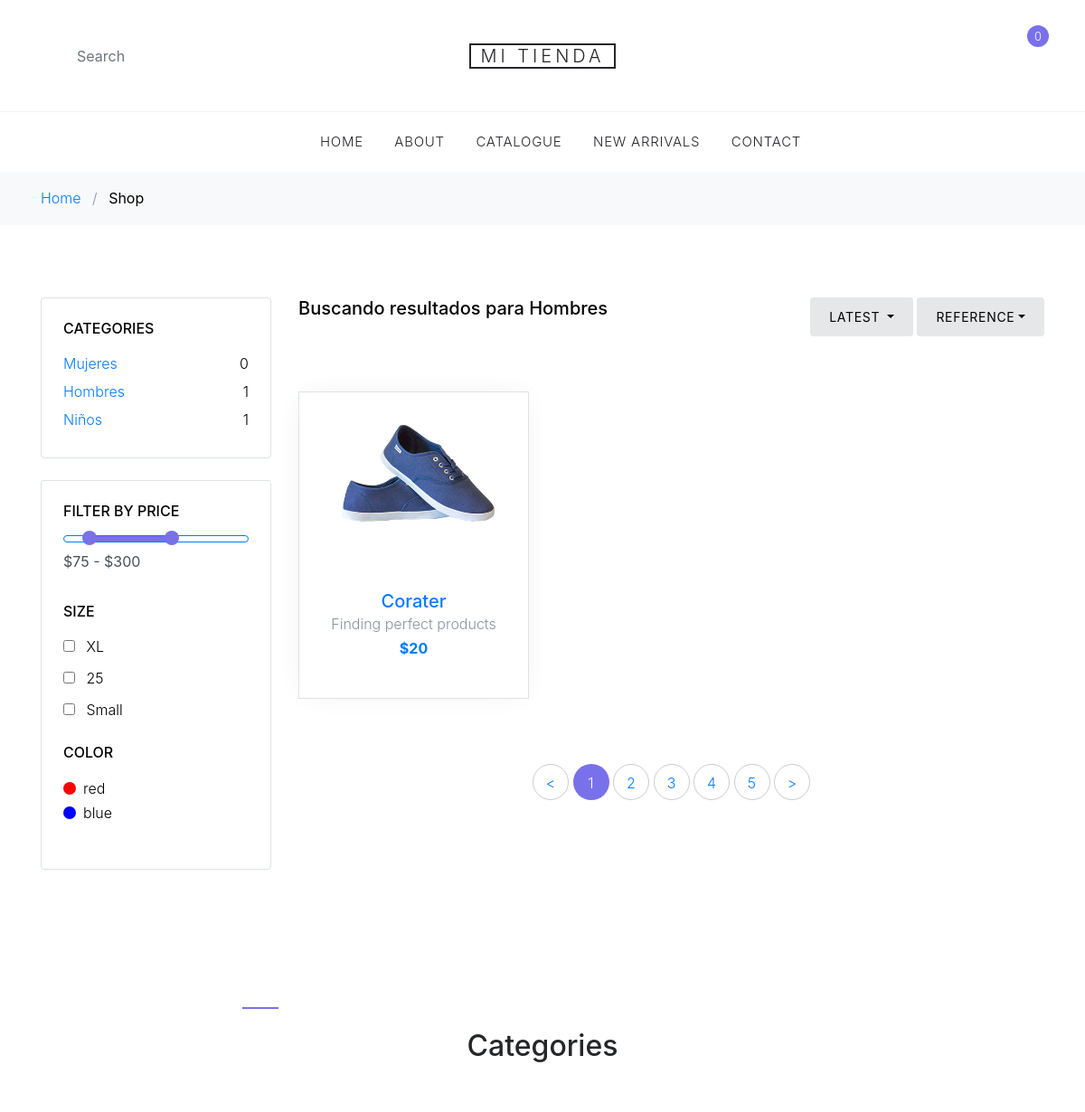
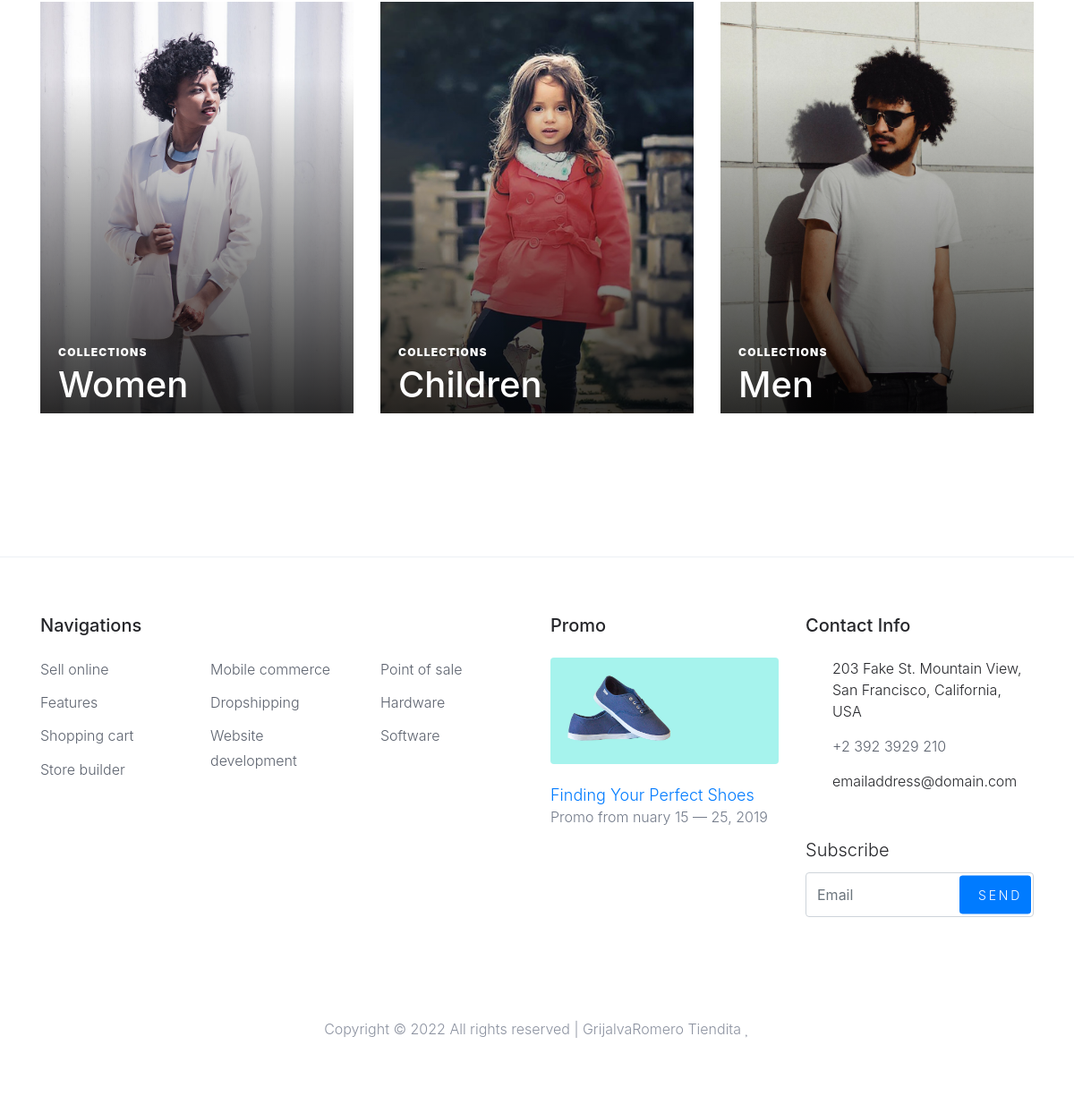
The page /busqueda.php?texto=Hombres on the database its author committed (2 pictures, top to bottom).
### tables this page shows
CREATE TABLE `productos` (
  `id` int NOT NULL,
  `nombre` varchar(300) NOT NULL,
  `descripcion` text NOT NULL,
  `precio` double NOT NULL,
  `imagen` varchar(200) NOT NULL,
  `inventario` int NOT NULL,
  `id_categoria` int NOT NULL,
  `talla` varchar(100) NOT NULL,
  `color` varchar(100) NOT NULL
);

CREATE TABLE `categorias` (
  `id` int NOT NULL,
  `nombre` varchar(100) NOT NULL,
  `descripcion` varchar(400) NOT NULL,
  `imagen` varchar(400) NOT NULL
);

CREATE TABLE `colores` (
  `id` int NOT NULL,
  `color` varchar(50) NOT NULL,
  `codigo` varchar(50) NOT NULL
);

### busqueda.php (the view, shortened to what this page needs)
<!DOCTYPE html>
<html lang="en">
  <head>
    <link rel="stylesheet" href="fonts/icomoon/style.css">
    <link rel="stylesheet" href="css/bootstrap.min.css">
    <link rel="stylesheet" href="css/magnific-popup.css">
    <link rel="stylesheet" href="css/jquery-ui.css">
    <link rel="stylesheet" href="css/owl.carousel.min.css">
    <link rel="stylesheet" href="css/owl.theme.default.min.css">
    <link rel="stylesheet" href="css/aos.css">
    <link rel="stylesheet" href="css/style.css">
  </head>
  <body>
  <div class="site-wrap">
    <?php include("./layouts/header.php"); ?>
    <div class="site-section">
      <div class="container">
        <div class="row mb-5">
          <div class="col-md-9 order-2">
            <div class="row">
              <div class="col-md-12 mb-5">
                <div class="float-md-left mb-4"><h2 class="text-black h5">Buscando resultados para <?php echo $_GET['texto']; ?> </h2></div>
                <div class="d-flex">
                  <div class="dropdown mr-1 ml-md-auto">
                    <button type="button" class="btn btn-secondary btn-sm dropdown-toggle" id="dropdownMenuOffset" data-toggle="dropdown" aria-haspopup="true" aria-expanded="false">
                      Latest
                    </button>
                  </div>
                  <div class="btn-group">
                    <button type="button" class="btn btn-secondary btn-sm dropdown-toggle" id="dropdownMenuReference" data-toggle="dropdown">Reference</button>
                  </div>
                </div>
              </div>
            </div>
            <div class="row mb-5">
              <?php
                include('./php/conexion.php');
                $resultado = $conexion->query("select productos.*, categorias.nombre as categoria from productos
                inner join categorias on productos.id_categoria = categorias.id where
                productos.nombre like '%".$_GET['texto']."%' or
                productos.descripcion like '%".$_GET['texto']."%' or
                productos.talla like '%".$_GET['texto']."%' or
                categorias.nombre like '%".$_GET['texto']."%' or
                productos.color like '%".$_GET['texto']."%'
                order by id DESC limit 10")or die($conexion-> error);
                if(mysqli_num_rows($resultado) > 0){
                while ($fila = mysqli_fetch_array($resultado)){
              ?>
              <div class="col-sm-6 col-lg-4 mb-4" data-aos="fade-up">
                <div class="block-4 text-center border">
                  <figure class="block-4-image">
                    <a href="shop-single.php?id=<?php echo $fila['id'];?>">
                    <img src="images/<?php echo $fila['imagen'];?>" alt="<?php echo $fila['nombre'];?>" class="img-fluid"></a>
                  </figure>
                  <div class="block-4-text p-4">
                    <h3><a href="shop-single.php?id=<?php echo $fila['id'];?>"><?php echo $fila['nombre'];?></a></h3>
                    <p class="mb-0"><?php echo $fila['descripcion'];?></p>
                    <p class="text-primary font-weight-bold">$<?php echo $fila['precio'];?></p>
                  </div>
                </div>
              </div>
            <?php } }else{
                echo '<h2>Sin resultados</h2>';
            }?>
            </div>
            <div class="row" data-aos="fade-up">
              <div class="col-md-12 text-center">
                <div class="site-block-27">
                  <ul>
                    <li><a href="#">&lt;</a></li>
                    <li class="active"><span>1</span></li>
                    <li><a href="#">2</a></li>
                    <li><a href="#">3</a></li>
                    <li><a href="#">4</a></li>
                    <li><a href="#">5</a></li>
                    <li><a href="#">&gt;</a></li>
                  </ul>
                </div>
              </div>
            </div>
          </div>
          <div class="col-md-3 order-1 mb-5 mb-md-0">
          <div class="border p-4 rounded mb-4">
              <h3 class="mb-3 h6 text-uppercase text-black d-block">Categories</h3>
              <ul class="list-unstyled mb-0">
              <?php
                $re = $conexion->query("select * from categorias");
                while($f= mysqli_fetch_array($re)){
              ?>
                <li class="mb-1">
                <a href="./busqueda.php?texto=<?php echo $f['nombre'];?>" class="d-flex">
                    <span><?php echo $f['nombre'];?></span>
                    <span class="text-black ml-auto">
                    <?php
                      $re2 = $conexion->query("select count(*) from productos where id_categoria = ".$f['id']);
                      $fila = mysqli_fetch_row($re2);
                      echo $fila[0];
                    ?>
                    </span>
                  </a></li>
              <?php }?>
              </ul>
            </div>
            <div class="border p-4 rounded mb-4">
              <div class="mb-4">
                <h3 class="mb-3 h6 text-uppercase text-black d-block">Filter by Price</h3>
                <div id="slider-range" class="border-primary"></div>
                <input type="text" name="text" id="amount" class="form-control border-0 pl-0 bg-white" disabled="" />
              </div>
              <div class="mb-4">
                <h3 class="mb-3 h6 text-uppercase text-black d-block">Size</h3>
                <label for="s_sm" class="d-flex">
                <a href="./busqueda.php?texto=XL">
                  <input type="checkbox" id="s_sm" class="mr-2 mt-1"> <span class="text-black">XL</span>
                </a>
                </label>
                <label for="s_md" class="d-flex">
                <a href="./busqueda.php?texto=25">
                  <input type="checkbox" id="s_sm" class="mr-2 mt-1"> <span class="text-black">25</span>
                </a>
                </label>
                <label for="s_lg" class="d-flex">
                <a href="./busqueda.php?texto=Small">
                  <input type="checkbox" id="s_sm" class="mr-2 mt-1"> <span class="text-black">Small</span>
                </a>
                </label>
              </div>
              <div class="mb-4">
                <h3 class="mb-3 h6 text-uppercase text-black d-block">Color</h3>
                <?php
                  $re = $conexion->query("SELECT * from colores");
                  while($f=mysqli_fetch_array($re)){
                ?>
                  <a href="./busqueda.php?texto=<?php echo $f['color']; ?>" class="d-flex color-item align-items-center" >
                  <span style="background-color:<?php echo $f['codigo']; ?>" class="color d-inline-block rounded-circle mr-2"></span> <span class="text-black"><?php echo $f['color']; ?></span>
                </a>
                  <?php } ?>
              </div>
            </div>
          </div>
        </div>
        <div class="row">
          <div class="col-md-12">
            <div class="site-section site-blocks-2">
                <div class="row justify-content-center text-center mb-5">
                  <div class="col-md-7 site-section-heading pt-4">
                    <h2>Categories</h2>
                  </div>
                </div>
                <div class="row">
                  <div class="col-sm-6 col-md-6 col-lg-4 mb-4 mb-lg-0" data-aos="fade" data-aos-delay="">
                    <a class="block-2-item" href="#">
                      <figure class="image">
                        <img src="images/women.jpg" alt="" class="img-fluid">
                      </figure>
                      <div class="text">
                        <span class="text-uppercase">Collections</span>
                        <h3>Women</h3>
                      </div>
                    </a>
                  </div>
                  <div class="col-sm-6 col-md-6 col-lg-4 mb-5 mb-lg-0" data-aos="fade" data-aos-delay="100">
                    <a class="block-2-item" href="#">
                      <figure class="image">
                        <img src="images/children.jpg" alt="" class="img-fluid">
                      </figure>
                      <div class="text">
                        <span class="text-uppercase">Collections</span>
                        <h3>Children</h3>
                      </div>
                    </a>
                  </div>
                  <div class="col-sm-6 col-md-6 col-lg-4 mb-5 mb-lg-0" data-aos="fade" data-aos-delay="200">
                    <a class="block-2-item" href="#">
                      <figure class="image">
                        <img src="images/men.jpg" alt="" class="img-fluid">
                      </figure>
                      <div class="text">
                        <span class="text-uppercase">Collections</span>
                        <h3>Men</h3>
                      </div>
                    </a>
                  </div>
                </div>
            </div>
          </div>
        </div>
      </div>
    </div>
    <?php include("./layouts/footer.php"); ?>
  </div>
  </body>
</html>

### css/style.css (style rules this page uses)
body { line-height: 1.7; color: #8c92a0; font-weight: 300; font-size: 16px; }
a { -webkit-transition: .3s all ease; -o-transition: .3s all ease; transition: .3s all ease; }
.text-black { color: #000; }
.site-wrap:before { -webkit-transition: .3s all ease-in-out; -o-transition: .3s all ease-in-out; transition: .3s all ease-in-out; background: rgba(0, 0, 0, 0.6); content: ""; position: absolute; z-index: 2000; top: 0; left: 0; right: 0; bottom: 0; opacity: 0; visibility: hidden; }
.btn { text-transform: uppercase; position: relative; -webkit-transition: 0.2s all ease-in-out !important; -o-transition: 0.2s all ease-in-out !important; transition: 0.2s all ease-in-out !important; top: 0; letter-spacing: .05em; }
.btn.btn-secondary { background-color: #e6e7e9; border-color: #e6e7e9; color: #000; }
.btn.btn-sm { font-size: 14px !important; padding: 10px 20px !important; }
.form-control { height: 43px; }
.site-section { padding: 2.5em 0; }
@media (min-width: 768px) { .site-section { padding: 5em 0; } }
.site-section-heading { font-size: 30px; color: #25262a; position: relative; }
.site-section-heading:before { content: ""; left: 0%; top: 0; position: absolute; width: 40px; height: 2px; background: #7971ea; }
.site-blocks-2 .block-2-item { display: block; position: relative; }
.site-blocks-2 .block-2-item:before { z-index: 1; content: ''; position: absolute; top: 0; right: 0; bottom: 0; left: 0; background: -moz-linear-gradient(top, transparent 0%, transparent 18%, rgba(0, 0, 0, 0.8) 99%, rgba(0, 0, 0, 0.8) 100%); background: -webkit-linear-gradient(top, transparent 0%, transparent 18%, rgba(0, 0, 0, 0.8) 99%, rgba(0, 0, 0, 0.8) 100%); background: -webkit-gradient(linear, left top, left bottom, from(transparent), color-stop(18%, transparent), color-stop(99%, rgba(0, 0, 0, 0.8)), to(rgba(0, 0, 0, 0.8))); background: -o-linear-gradient(top, transparent 0%, transparent 18%, rgba(0, 0, 0, 0.8) 99%, rgba(0, 0, 0, 0.8) 100%); background: linear-gradient(to bottom, transparent 0%, transparent 18%, rgba(0, 0, 0, 0.8) 99%, rgba(0, 0, 0, 0.8) 100%); filter: progid:DXImageTransform.Microsoft.gradient( startColorstr='#00000000', endColorstr='#cc000000',GradientType=0 ); }
.site-blocks-2 .block-2-item .image { position: relative; margin-bottom: 0; overflow: hidden; }
.site-blocks-2 .block-2-item .image img { margin-bottom: 0; -webkit-transition: .3s all ease-in-out; -o-transition: .3s all ease-in-out; transition: .3s all ease-in-out; }
.site-blocks-2 .block-2-item .text { z-index: 2; bottom: 0; padding-left: 20px; position: absolute; width: 100%; }
.site-blocks-2 .block-2-item .text > span, .site-blocks-2 .block-2-item .text h3 { color: #fff; }
.site-blocks-2 .block-2-item .text > span { font-size: 12px; letter-spacing: .1em; font-weight: 900; }
.site-blocks-2 .block-2-item .text h3 { font-size: 40px; }
.block-4 { -webkit-box-shadow: 0 0 30px -10px rgba(0, 0, 0, 0.1); box-shadow: 0 0 30px -10px rgba(0, 0, 0, 0.1); background: #fff; }
.block-4 .block-4-text h3 { font-size: 20px; margin-bottom: 0; }
.block-4 .block-4-text h3 a { text-decoration: none; }
.site-block-27 ul, .site-block-27 ul li { padding: 0; margin: 0; }
.site-block-27 ul li { display: inline-block; margin-bottom: 4px; }
.site-block-27 ul li a, .site-block-27 ul li span { text-align: center; display: inline-block; width: 40px; height: 40px; line-height: 40px; border-radius: 50%; border: 1px solid #ccc; }
.site-block-27 ul li.active a, .site-block-27 ul li.active span { background: #7971ea; color: #fff; border: 1px solid transparent; }
#slider-range { height: 8px; }
.color-item .color { width: 14px; height: 14px; }

### rows shown on the page
productos: imagen (picture), nombre "Corater", descripcion "Finding perfect products", precio "20"
categorias: nombre "Mujeres", fila "0"
categorias: nombre "Hombres", fila "1"
categorias: nombre "Niños", fila "1"
colores: color "red"
colores: color "blue"

### other values the page prints
$_GET['texto'] "Hombres"
